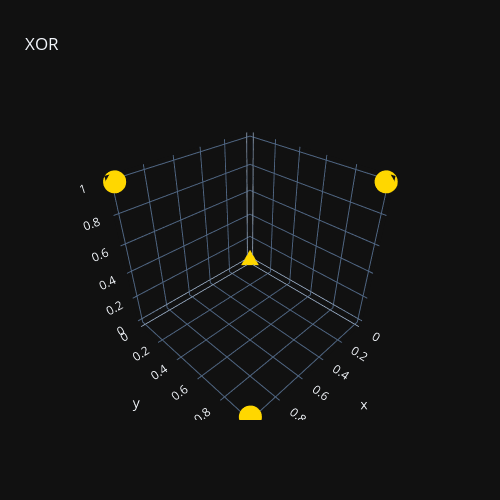

Here is the notebook cell this chart was saved with:
### Code cell
X = np.array([[0,0], [0,1], [1,0], [1,1]])
y = np.array([0,1,1,0])
fig = go.Figure()
fig.add_trace(
    go.Scatter3d(
        x=X[:, 0], y=X[:, 1], z=y, mode='markers', marker_color='gold'
    )
)
fig.update_layout(
    title=dict(
        text='XOR'
    ), width=500, height=500,
    template='plotly_dark'
)
fig.show()

### Figure 1 — Plotly figure (JSON) as saved in the notebook; plotly's stock layout.template omitted (floating-point values rounded to 4 significant figures)
{"data": [{"marker": {"color": "gold"}, "mode": "markers", "type": "scatter3d", "x": [0, 0, 1, 1], "y": [0, 1, 0, 1], "z": [0, 1, 1, 0]}], "layout": {"height": 500, "title": {"text": "XOR"}, "width": 500}}
